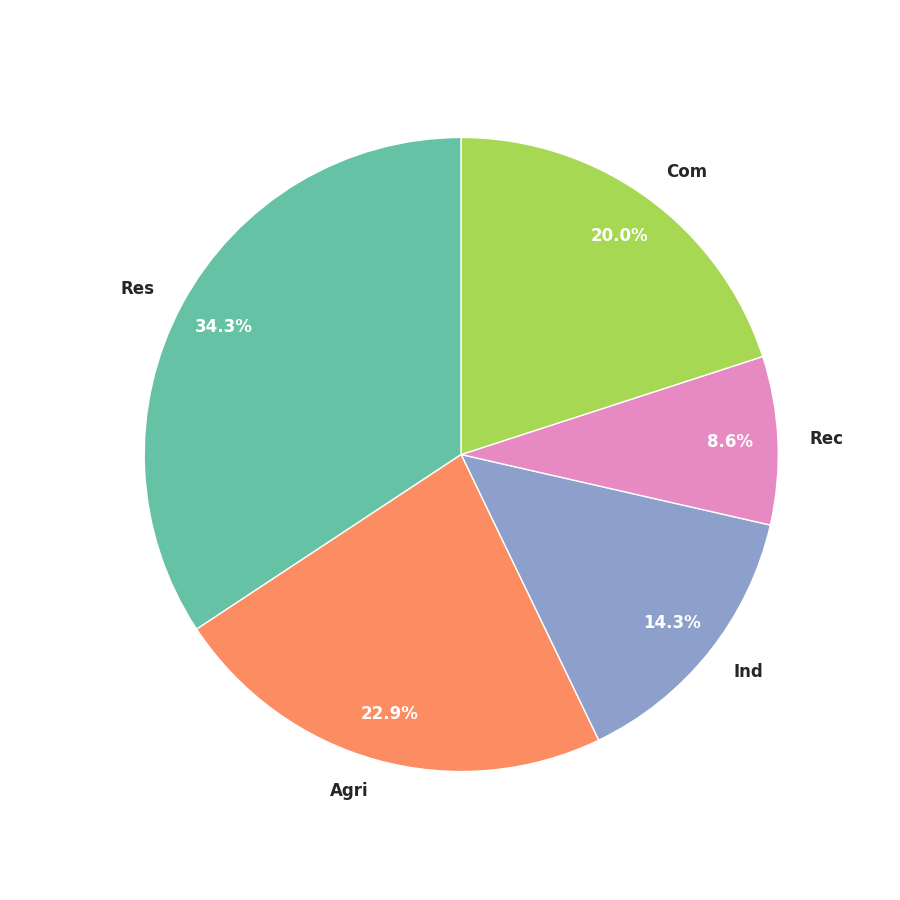

The script that drew this image:
import matplotlib.pyplot as plt
import numpy as np

sectors = ['Res', 'Agri', 'Ind', 'Rec', 'Com']
water_usage = np.array([120, 80, 50, 30, 70])
colors = ['#66c2a5', '#fc8d62', '#8da0cb', '#e78ac3', '#a6d854']

fig, ax = plt.subplots(figsize=(9, 9))

# Change: Removed wedgeprops to convert donut into a standard pie chart
wedges, texts, autotexts = ax.pie(
    water_usage,
    labels=sectors,
    autopct='%1.1f%%',
    pctdistance=0.85,
    colors=colors,
    startangle=90
)

plt.setp(texts, size=12, weight='bold', va='center')
plt.setp(autotexts, size=12, color='white', weight='bold')

# Change: Removed center_circle as it's not needed for a standard pie chart

ax.axis('equal')

plt.show()
